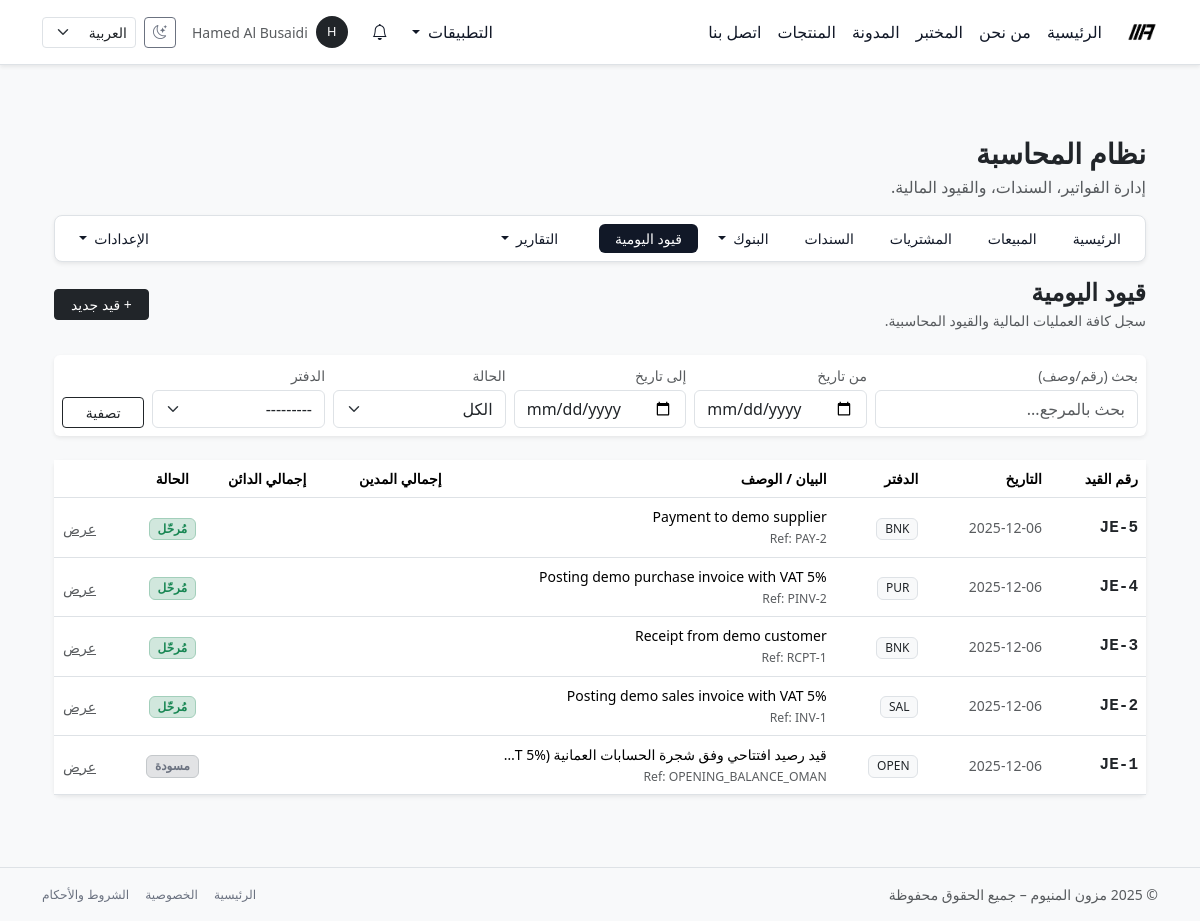
The app's page /ar/accounting/entries/ (signed in), older data.
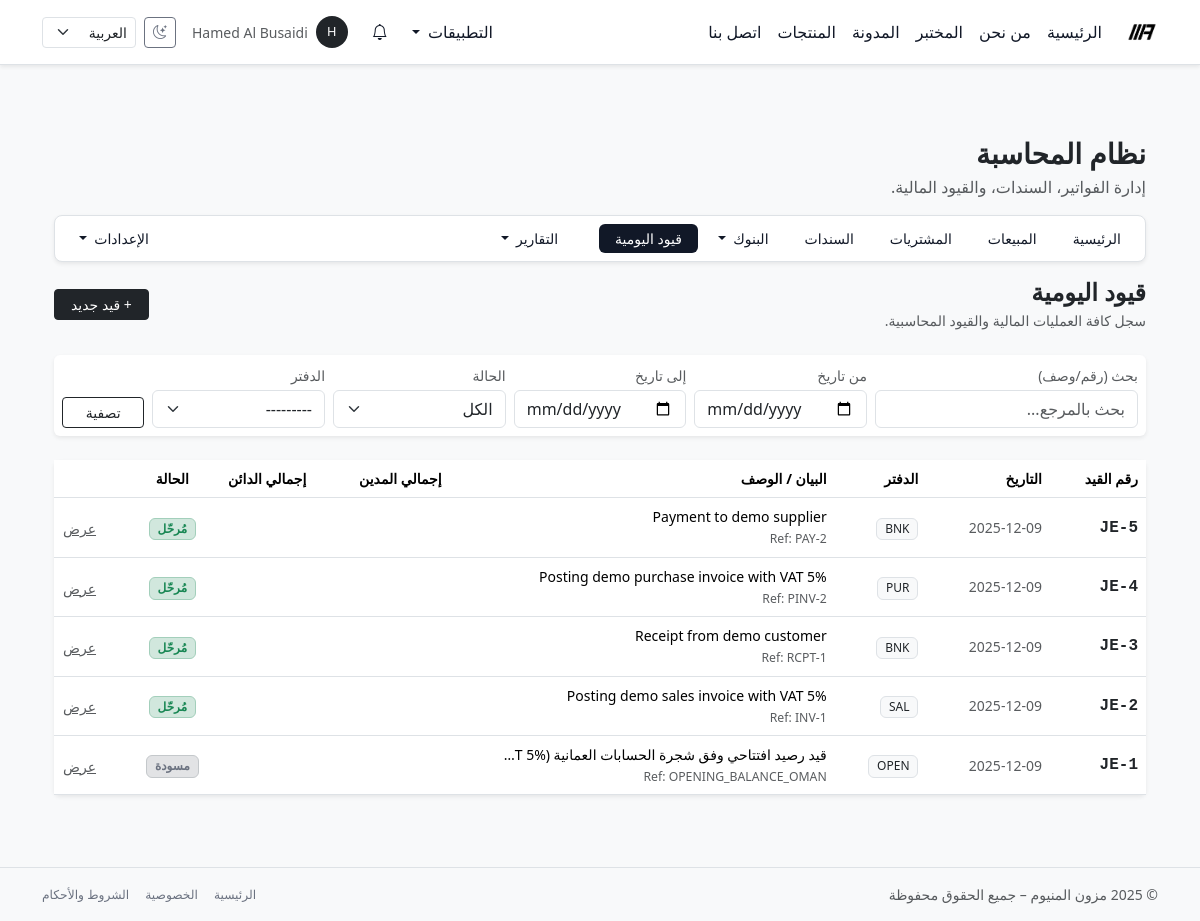
The same page, newer data.
### accounting/models.py (models this page shows, shortened)
class JournalEntry(models.Model):
    fiscal_year = models.ForeignKey(
        FiscalYear,
        null=True,
        blank=True,
        on_delete=models.PROTECT,
        verbose_name=_("السنة المالية"),
    )
    journal = models.ForeignKey(
        Journal,
        null=True,
        blank=True,
        on_delete=models.PROTECT,
        verbose_name=_("الدفتر"),
    )
    date = models.DateField(
        default=timezone.now,
        verbose_name=_("التاريخ"),
    )
    reference = models.CharField(
        max_length=50,
        blank=True,
        verbose_name=_("المرجع"),
    )
    description = models.TextField(
        blank=True,
        verbose_name=_("الوصف"),
    )
    posted = models.BooleanField(
        default=False,
        verbose_name=_("مرحّل"),
    )
    posted_at = models.DateTimeField(null=True, blank=True)
    posted_by = models.ForeignKey(
        User,
        null=True,
        blank=True,
        on_delete=models.SET_NULL,
        related_name="+",
    )
    created_at = models.DateTimeField(auto_now_add=True)
    created_by = models.ForeignKey(
        User,
        null=True,
        blank=True,
        on_delete=models.SET_NULL,
        related_name="+",
    )
    objects = JournalEntryManager()
    class Meta:
        ordering = ["-date", "-id"]
        verbose_name = _("قيد يومية")
        verbose_name_plural = _("قيود اليومية")
    @property
    def display_number(self) -> str:
        return f"JE-{self.pk}" if self.pk else "JE-New"

class Journal(models.Model):
    class Type(models.TextChoices):
        GENERAL = "general", _("عام")
        CASH = "cash", _("كاش")
        BANK = "bank", _("بنك")
        SALES = "sales", _("مبيعات")
        PURCHASE = "purchase", _("مشتريات")
    code = models.CharField(
        max_length=20,
        unique=True,
        verbose_name=_("كود الدفتر"),
    )
    name = models.CharField(
        max_length=100,
        verbose_name=_("اسم الدفتر"),
    )
    type = models.CharField(
        max_length=20,
        choices=Type.choices,
        default=Type.GENERAL,
    )
    is_default = models.BooleanField(default=False)
    is_active = models.BooleanField(default=True)
    objects = JournalManager()
    class Meta:
        ordering = ["code"]
        verbose_name = _("دفتر يومية")
        verbose_name_plural = _("دفاتر اليومية")
    def __str__(self) -> str:
        return f"{self.name}"

### accounting/views.py (the view)
# urls.py: path("entries/", views.JournalEntryListView.as_view(), name="journal_entry_list"),
class JournalEntryListView(AccountingBaseView, ListView):
    model = JournalEntry
    template_name = "accounting/journal/list.html"
    context_object_name = "entries"
    paginate_by = 50
    accounting_section = "entries"
    def get_queryset(self):
        qs = JournalEntry.objects.select_related("journal").order_by("-date", "-id")
        q = self.request.GET.get('q')
        posted = self.request.GET.get('posted')
        if q:
            qs = qs.filter(Q(reference__icontains=q) | Q(description__icontains=q))
        if posted == 'posted':
            qs = qs.filter(posted=True)
        elif posted == 'draft':
            qs = qs.filter(posted=False)
        return qs
    def get_context_data(self, **kwargs):
        ctx = super().get_context_data(**kwargs)
        ctx["filter_form"] = JournalEntryFilterForm(self.request.GET)
        return ctx

### accounting/forms.py
class JournalEntryFilterForm(BootstrapFormMixin, forms.Form):
    POSTED_CHOICES = (
        ("", _("الكل")),
        ("posted", _("مُرحّل")),
        ("draft", _("مسودة")),
    )
    q = forms.CharField(
        required=False,
        label=_("بحث"),
        widget=forms.TextInput(attrs={"placeholder": _("بحث بالمرجع...")}),
    )
    date_from = forms.DateField(
        required=False,
        label=_("من"),
        widget=forms.DateInput(attrs={"type": "date"}),
    )
    date_to = forms.DateField(
        required=False,
        label=_("إلى"),
        widget=forms.DateInput(attrs={"type": "date"}),
    )
    posted = forms.ChoiceField(
        required=False,
        label=_("الحالة"),
        choices=POSTED_CHOICES,
    )
    journal = forms.ModelChoiceField(
        required=False,
        label=_("الدفتر"),
        queryset=Journal.objects.active(),
    )

### accounting/views.py (called while the page is built)
def user_has_accounting_access(user):
    if not (user.is_authenticated and user.is_active):
        return False
    if user.is_staff or user.is_superuser:
        return True
    return user.groups.filter(name="accounting_staff").exists()

### core/models/notifications.py (called while the page is built)
    def visible(self):
        return self.filter(is_deleted=False)

### templates/accounting/journal/list.html (shortened to what the changed rows need)
{% extends "accounting/base_accounting.html" %}
{% load i18n humanize %}
{% block accounting_content %}
<div class="card border-0 shadow-sm">
  <div class="table-responsive">
    <table class="table table-hover align-middle mb-0">
      <thead class="bg-light small text-muted">
        <tr>
          <th>{% trans "رقم القيد" %}</th>
          <th>{% trans "التاريخ" %}</th>
          <th>{% trans "الدفتر" %}</th>
          <th>{% trans "البيان / الوصف" %}</th>
          <th class="text-end">{% trans "إجمالي المدين" %}</th>
          <th class="text-end">{% trans "إجمالي الدائن" %}</th>
          <th class="text-center">{% trans "الحالة" %}</th>
          <th class="text-end"></th>
        </tr>
      </thead>
      <tbody>
        {% for e in entries %}
          <tr onclick="window.location='{% url 'accounting:journal_entry_detail' e.pk %}';"
              style="cursor: pointer;">
            <td class="fw-bold text-dark font-monospace">
              {{ e.display_number }}
            </td>
            <td class="text-muted small">
              {{ e.date|date:"Y-m-d" }}
            </td>
            <td>
              <span class="badge bg-light text-dark border fw-normal">
                {{ e.journal.code }}
              </span>
            </td>
            <td class="small text-truncate"
                style="max-width: 250px;"
                title="{{ e.description }}">
              {{ e.description|default:"-" }}
              {% if e.reference %}
                <br>
                <span class="text-muted small">
                  Ref: {{ e.reference }}
                </span>
              {% endif %}
            </td>
            <td class="text-end fw-bold text-dark">
            </td>
            <td class="text-end fw-bold text-dark">
            </td>
            <td class="text-center">
              {% if e.posted %}
                <span class="badge bg-success-subtle text-success border border-success-subtle">
                  {% trans "مُرحّل" %}
                </span>
              {% else %}
                <span class="badge bg-secondary-subtle text-secondary border border-secondary-subtle">
                  {% trans "مسودة" %}
                </span>
              {% endif %}
            </td>
            <td class="text-end">
              <a href="{% url 'accounting:journal_entry_detail' e.pk %}"
                 class="btn btn-sm btn-link text-muted p-0">
                {% trans "عرض" %}
              </a>
            </td>
          </tr>
        {% empty %}
          <tr>
            <td colspan="8" class="text-center py-5 text-muted">
              {% trans "لا توجد قيود مطابقة." %}
            </td>
          </tr>
        {% endfor %}
      </tbody>
    </table>
  </div>
</div>
{% endblock %}

Row changes from the older to the newer data that the page shows:
changed JournalEntry "JE-5": date "2025-12-06" → "2025-12-09"
changed JournalEntry "JE-4": date "2025-12-06" → "2025-12-09"
changed JournalEntry "JE-3": date "2025-12-06" → "2025-12-09"
changed JournalEntry "JE-2": date "2025-12-06" → "2025-12-09"
changed JournalEntry "JE-1": date "2025-12-06" → "2025-12-09"
